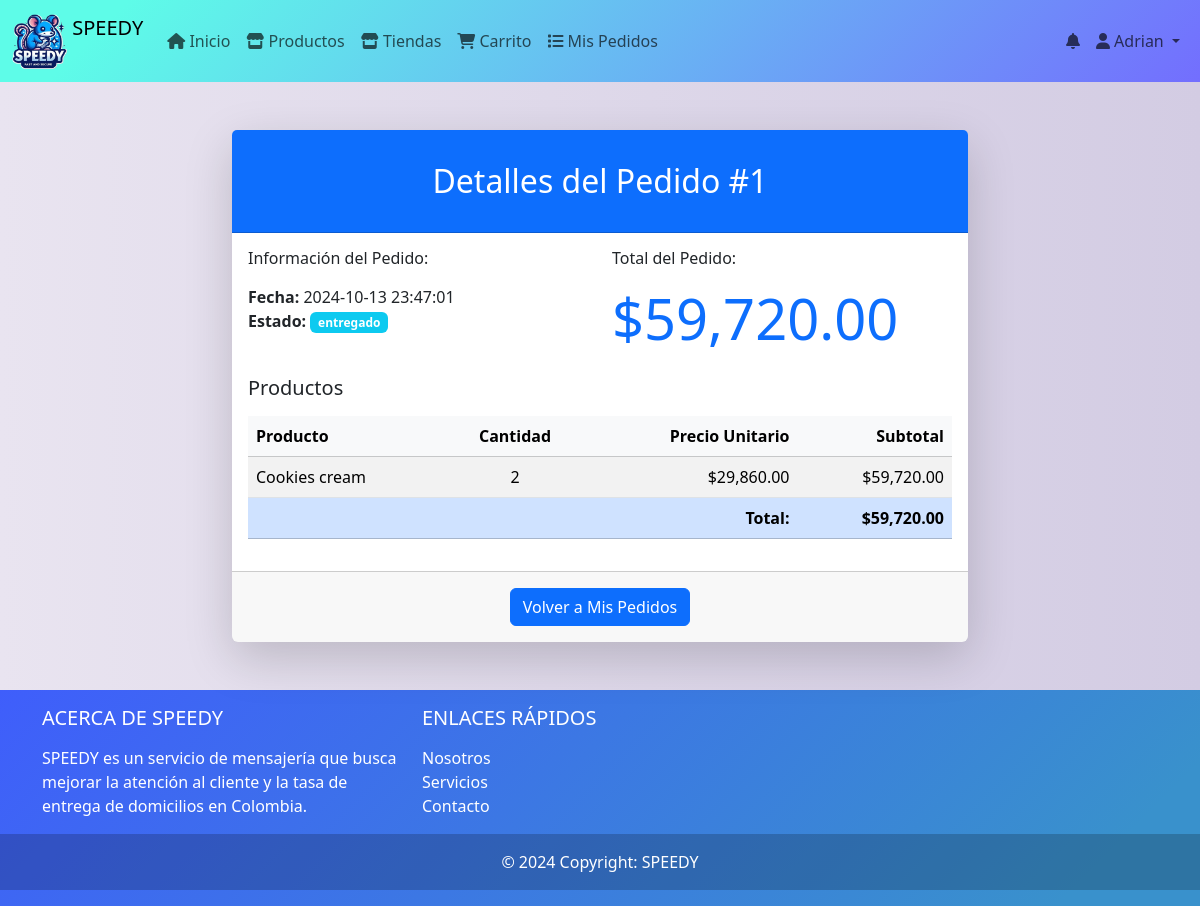
Screenshot of /index.php?controlador=pedidos&accion=ver_detalle_pedido&id=1 (signed in) with the database file from the repository.
### tables this page shows
CREATE TABLE IF NOT EXISTS `pedido` (
  `id` int NOT NULL AUTO_INCREMENT,
  `id_usuario` int NOT NULL,
  `fecha_hora_pedido` timestamp NULL DEFAULT CURRENT_TIMESTAMP,
  `estado` enum('pendiente','aceptado','en_preparacion','listo_para_entrega','en_camino','entregado','cancelado') NOT NULL DEFAULT 'pendiente',
  `valor_pedido` decimal(10,2) NOT NULL,
  `direccion_entrega` varchar(255) DEFAULT NULL,
  `id_domiciliario` int DEFAULT NULL,
  `comentarios` text,
  `fecha_entrega` timestamp NULL DEFAULT NULL,
  `calificacion` decimal(3,2) DEFAULT NULL,
  `fecha_hora_entrega` timestamp NULL DEFAULT NULL,
  PRIMARY KEY (`id`),
  KEY `id_usuario` (`id_usuario`),
  KEY `id_domiciliario` (`id_domiciliario`)
);

CREATE TABLE IF NOT EXISTS `detalle_pedido` (
  `id` int NOT NULL AUTO_INCREMENT,
  `id_pedido` int NOT NULL,
  `id_producto` int NOT NULL,
  `cantidad` int NOT NULL,
  `precio_unitario` decimal(10,2) NOT NULL,
  PRIMARY KEY (`id`),
  KEY `id_pedido` (`id_pedido`),
  KEY `id_producto` (`id_producto`)
);

CREATE TABLE IF NOT EXISTS `productos` (
  `id` int NOT NULL AUTO_INCREMENT,
  `nombre` varchar(100) NOT NULL,
  `descripcion` text,
  `precio` decimal(10,2) NOT NULL,
  `cantidad` int NOT NULL,
  `imagen` varchar(255) DEFAULT NULL,
  `fecha_registro` timestamp NULL DEFAULT CURRENT_TIMESTAMP,
  `id_tienda` int DEFAULT NULL,
  `id_categoria` int DEFAULT NULL,
  PRIMARY KEY (`id`),
  KEY `id_tienda` (`id_tienda`),
  KEY `id_categoria` (`id_categoria`) USING BTREE
);

### controladores/controlador_Pedidos.php (called while the page is built, shortened)
<?php
require_once 'modelos/Pedidos.php';
class ControladorPedidos {
    private $modeloPedidos;
    public function __construct() {
        $this->modeloPedidos = new Pedidos();
    }
    public function ver_detalle_pedido() {
        $id_pedido = $_GET['id'] ?? null;
        $pedido = $this->modeloPedidos->obtenerPedidoPorId($id_pedido);
        $detalles_pedido = $this->modeloPedidos->obtenerDetallePedido($id_pedido);
        require_once 'vista/paginas/Pedidos/DetallePedido.php';
    }
}

### index.php (called while the page is built, shortened)
<?php
include_once "conexion.php";
include_once("./vista/plantilla.php");
?>

### conexion.php (called while the page is built)
<?php
class baseDatos{
    public static $instancia=NULL;
    public static function crearInstancia() {
            if(!isset(self::$instancia)){
                $opcionesPDO[PDO::ATTR_ERRMODE] =PDO::ERRMODE_EXCEPTION;
                self::$instancia =new PDO ('mysql:host=localhost;dbname=bdspeedy','root','12345',$opcionesPDO);
            }
            return self ::$instancia;
        }
    }
?>

### modelos/Pedidos.php (called while the page is built, shortened)
<?php
require_once './conexion.php';
class Pedidos {
    private $db;
    public function __construct() {
        $this->db = baseDatos::crearInstancia();
    }
    public function obtenerPedidoPorId($id_pedido) {
        $sql = "SELECT p.*, u.nombre as nombre_usuario
                FROM pedido p
                JOIN usuarios u ON p.id_usuario = u.id
                WHERE p.id = :id_pedido";
        $stmt = $this->db->prepare($sql);
        $stmt->bindParam(':id_pedido', $id_pedido, PDO::PARAM_INT);
        $stmt->execute();
        return $stmt->fetch(PDO::FETCH_ASSOC);
    }
    public function obtenerDetallePedido($idPedido) {
        $sql = "SELECT dp.*, p.nombre as nombre_producto
                FROM detalle_pedido dp
                JOIN productos p ON dp.id_producto = p.id
                WHERE dp.id_pedido = :idPedido";
        $stmt = $this->db->prepare($sql);
        $stmt->bindParam(':idPedido', $idPedido, PDO::PARAM_INT);
        $stmt->execute();
        return $stmt->fetchAll(PDO::FETCH_ASSOC);
    }
}
?>

### vista/paginas/Pedidos/DetallePedido.php (the view, shortened to what this page needs)
<div class="container mt-5">
    <div class="row">
        <div class="col-lg-8 mx-auto">
            <div class="card shadow-lg border-0 rounded-lg">
                <div class="card-header bg-primary text-white">
                    <h2 class="text-center font-weight-light my-4">Detalles del Pedido #<?php echo htmlspecialchars($pedido['id']); ?></h2>
                </div>
                <div class="card-body">
                    <div class="row mb-4">
                        <div class="col-sm-6">
                            <h6 class="mb-3">Información del Pedido:</h6>
                            <div><strong>Fecha:</strong> <?php echo htmlspecialchars($pedido['fecha_hora_pedido']); ?></div>
                            <div><strong>Estado:</strong> <span class="badge bg-info"><?php echo htmlspecialchars($pedido['estado']); ?></span></div>
                        </div>
                        <div class="col-sm-6">
                            <h6 class="mb-3">Total del Pedido:</h6>
                            <div class="display-4 text-primary">$<?php echo number_format($pedido['valor_pedido'], 2); ?></div>
                        </div>
                    </div>
                    <h5 class="mb-3">Productos</h5>
                    <div class="table-responsive">
                        <table class="table table-striped table-hover">
                            <thead class="table-light">
                                <tr>
                                    <th>Producto</th>
                                    <th class="text-center">Cantidad</th>
                                    <th class="text-end">Precio Unitario</th>
                                    <th class="text-end">Subtotal</th>
                                </tr>
                            </thead>
                            <tbody>
                                <?php foreach ($detalles_pedido as $detalle): ?>
                                <tr>
                                    <td><?php echo htmlspecialchars($detalle['nombre_producto']); ?></td>
                                    <td class="text-center"><?php echo htmlspecialchars($detalle['cantidad']); ?></td>
                                    <td class="text-end">$<?php echo number_format($detalle['precio_unitario'], 2); ?></td>
                                    <td class="text-end">$<?php echo number_format($detalle['cantidad'] * $detalle['precio_unitario'], 2); ?></td>
                                </tr>
                                <?php endforeach; ?>
                            </tbody>
                            <tfoot>
                                <tr class="table-primary">
                                    <th colspan="3" class="text-end">Total:</th>
                                    <th class="text-end">$<?php echo number_format($pedido['valor_pedido'], 2); ?></th>
                                </tr>
                            </tfoot>
                        </table>
                    </div>
                </div>
                <div class="card-footer text-center py-3">
                    <a href="<?php echo S_URL_PED; ?>verPedidos" class="btn btn-primary">Volver a Mis Pedidos</a>
                </div>
            </div>
        </div>
    </div>
</div>

### vista/recursos/css/estilos.css (style rules this page uses)
body { background: #D3CCE3; background: -webkit-linear-gradient(to right, #E9E4F0, #D3CCE3); background: linear-gradient(to right, #E9E4F0, #D3CCE3); margin: 0; }

### vista/paginas/Pedidos/DetallePedido.php (style rules this page uses)
.card { transition: all 0.3s ease-in-out; }
.table th, .table td { vertical-align: middle; }

### rows the page displays
pedido: id "1", fecha_hora_pedido "2024-10-13 23:47:01", estado "entregado", valor_pedido "59,720.00"
detalle_pedido: id_producto.nombre "Cookies cream", cantidad "2", precio_unitario "29,860.00", $detalle['cantidad'] * $detalle['precio_unitario'] "59,720.00"

### other values shown
$_SESSION["usuario"]['nombre'] "Adrian"
